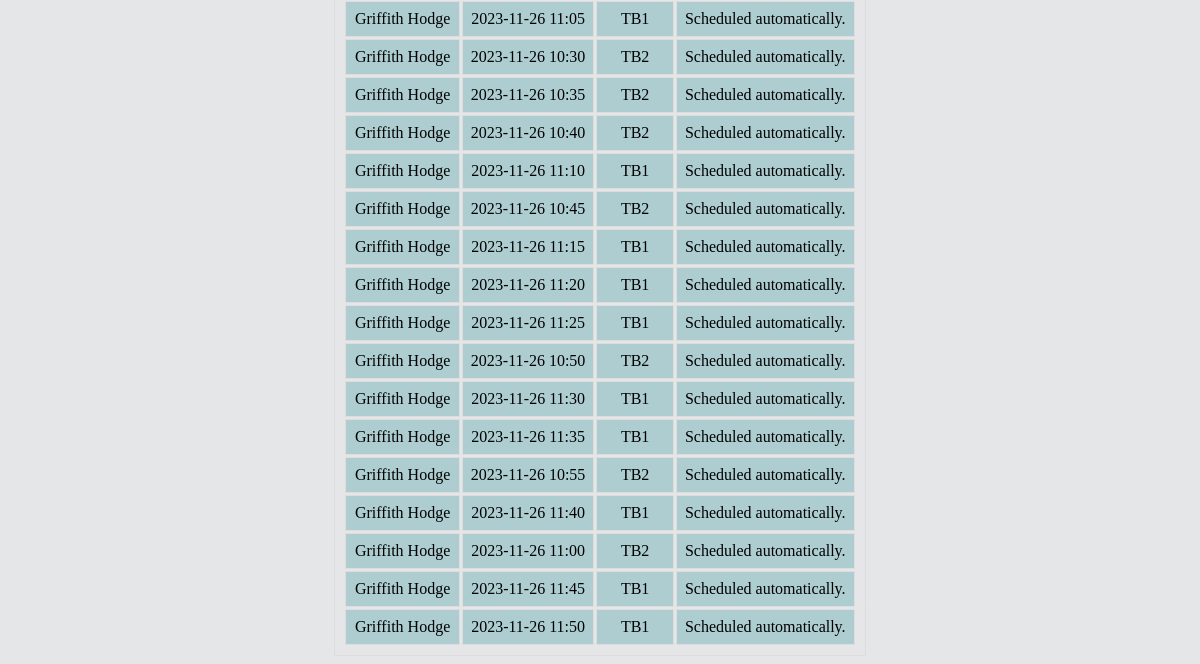
Before: /appointments (lower part) with the older database file.
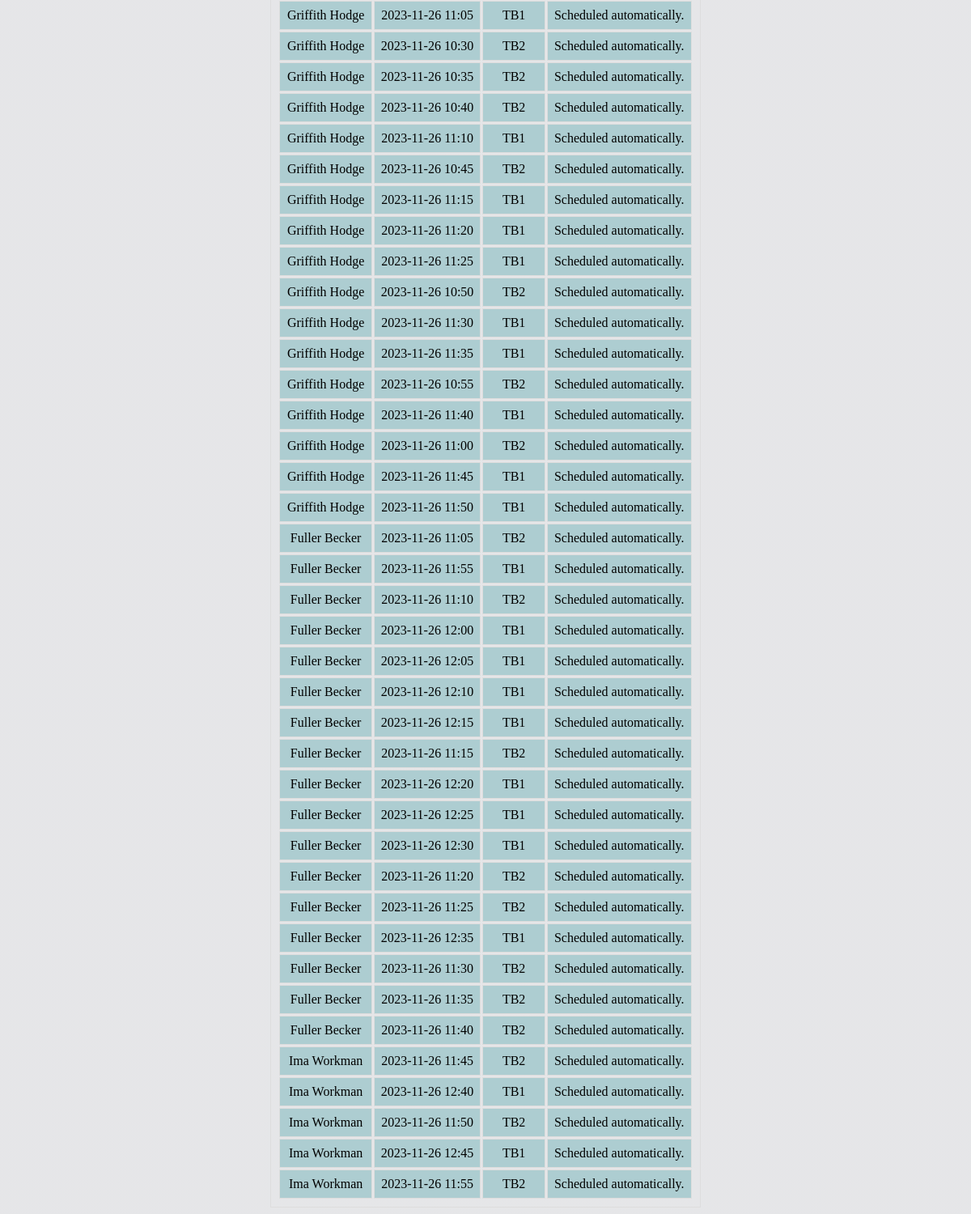
After: the same page with the newer database file.
### app.py (models this page shows)
class Appointment(db.Model):
    id = db.Column(db.Integer, primary_key=True)
    date = db.Column(db.DateTime, nullable=False)
    linear_accelerator_id = db.Column(db.Integer, db.ForeignKey('linear_accelerator.id'), nullable=False)
    patient_id = db.Column(db.Integer, db.ForeignKey('patient.id'), nullable=False)
    notes = db.Column(db.Text)
    patient = db.relationship('Patient', backref=db.backref('appointments', lazy=True))

class Patient(db.Model):
    id = db.Column(db.Integer, primary_key=True)
    name = db.Column(db.String(100), nullable=False)
    organ_type = db.Column(db.String(50), nullable=False)
    weight = db.Column(db.Float, nullable=False)
    number_of_fractions = db.Column(db.Integer, nullable=False)
    patient_type = db.Column(db.String(20), nullable=False)  # 'indoor' or 'outdoor'
    treatment_duration = db.Column(db.Integer, nullable=False)  # Duration in minutes

class LinearAccelerator(db.Model):
    id = db.Column(db.Integer, primary_key=True)
    name = db.Column(db.String(100), nullable=False)
    type = db.Column(db.String(50))  # e.g., TrueBeam, VitalBeam, etc.
    characteristics = db.Column(db.Text)  # Additional details about the machine
    appointments = db.relationship('Appointment', backref='linear_accelerator', lazy=True)
    is_active = db.Column(db.Boolean, default=True)  # Machine on/off state
    operation_start_time = db.Column(db.Time)  # Operation start time
    operation_end_time = db.Column(db.Time)  # Operation end time
    pause_start_time = db.Column(db.DateTime)  # Pause start time
    pause_end_time = db.Column(db.DateTime)  # Pause end time

### app.py (the view)
@app.route('/appointments')
def appointments():
    patient_id = request.args.get('patient_id')
    if patient_id:
        all_appointments = Appointment.query.filter_by(patient_id=patient_id).all()
    else:
        all_appointments = Appointment.query.all()
    for appointment in all_appointments:
        print(f"Appointment ID: {appointment.id}, Machine Name: {appointment.linear_accelerator.name if appointment.linear_accelerator else 'No machine'}")
    return render_template('appointments.html', appointments=all_appointments)

### templates/appointments.html (shortened to what this page needs)
<!DOCTYPE html>
<html lang="en">
<head>
    <link rel="stylesheet" href="{{ url_for('static', filename='appointments.css') }}">
</head>
<body>
    <table>
        <tbody>
            {% for appointment in appointments %}
            <tr>
                <td>{{ appointment.patient.name }}</td>
                <td>{{ appointment.date.strftime('%Y-%m-%d %H:%M') }}</td>
                <td>{{ appointment.linear_accelerator.name }}</td>
                <td>{{ appointment.notes }}</td>
            </tr>
            {% endfor %}
        </tbody>
    </table>
</body>
</html>

Changed rows visible on the page:
added Appointment: patient.name "Fuller Becker", date "2023-11-26 11:05", linear_accelerator.name "TB2", notes "Scheduled automatically."
added Appointment: patient.name "Fuller Becker", date "2023-11-26 11:55", linear_accelerator.name "TB1", notes "Scheduled automatically."
added Appointment: patient.name "Fuller Becker", date "2023-11-26 11:10", linear_accelerator.name "TB2", notes "Scheduled automatically."
added Appointment: patient.name "Fuller Becker", date "2023-11-26 12:00", linear_accelerator.name "TB1", notes "Scheduled automatically."
added Appointment: patient.name "Fuller Becker", date "2023-11-26 12:05", linear_accelerator.name "TB1", notes "Scheduled automatically."
added Appointment: patient.name "Fuller Becker", date "2023-11-26 12:10", linear_accelerator.name "TB1", notes "Scheduled automatically."
added Appointment: patient.name "Fuller Becker", date "2023-11-26 12:15", linear_accelerator.name "TB1", notes "Scheduled automatically."
added Appointment: patient.name "Fuller Becker", date "2023-11-26 11:15", linear_accelerator.name "TB2", notes "Scheduled automatically."
added Appointment: patient.name "Fuller Becker", date "2023-11-26 12:20", linear_accelerator.name "TB1", notes "Scheduled automatically."
added Appointment: patient.name "Fuller Becker", date "2023-11-26 12:25", linear_accelerator.name "TB1", notes "Scheduled automatically."
added Appointment: patient.name "Fuller Becker", date "2023-11-26 12:30", linear_accelerator.name "TB1", notes "Scheduled automatically."
added Appointment: patient.name "Fuller Becker", date "2023-11-26 11:20", linear_accelerator.name "TB2", notes "Scheduled automatically."
added Appointment: patient.name "Fuller Becker", date "2023-11-26 11:25", linear_accelerator.name "TB2", notes "Scheduled automatically."
added Appointment: patient.name "Fuller Becker", date "2023-11-26 12:35", linear_accelerator.name "TB1", notes "Scheduled automatically."
added Appointment: patient.name "Fuller Becker", date "2023-11-26 11:30", linear_accelerator.name "TB2", notes "Scheduled automatically."
added Appointment: patient.name "Fuller Becker", date "2023-11-26 11:35", linear_accelerator.name "TB2", notes "Scheduled automatically."
added Appointment: patient.name "Fuller Becker", date "2023-11-26 11:40", linear_accelerator.name "TB2", notes "Scheduled automatically."
added Appointment: patient.name "Ima Workman", date "2023-11-26 11:45", linear_accelerator.name "TB2", notes "Scheduled automatically."
added Appointment: patient.name "Ima Workman", date "2023-11-26 12:40", linear_accelerator.name "TB1", notes "Scheduled automatically."
added Appointment: patient.name "Ima Workman", date "2023-11-26 11:50", linear_accelerator.name "TB2", notes "Scheduled automatically."
added Appointment: patient.name "Ima Workman", date "2023-11-26 12:45", linear_accelerator.name "TB1", notes "Scheduled automatically."
added Appointment: patient.name "Ima Workman", date "2023-11-26 11:55", linear_accelerator.name "TB2", notes "Scheduled automatically."
